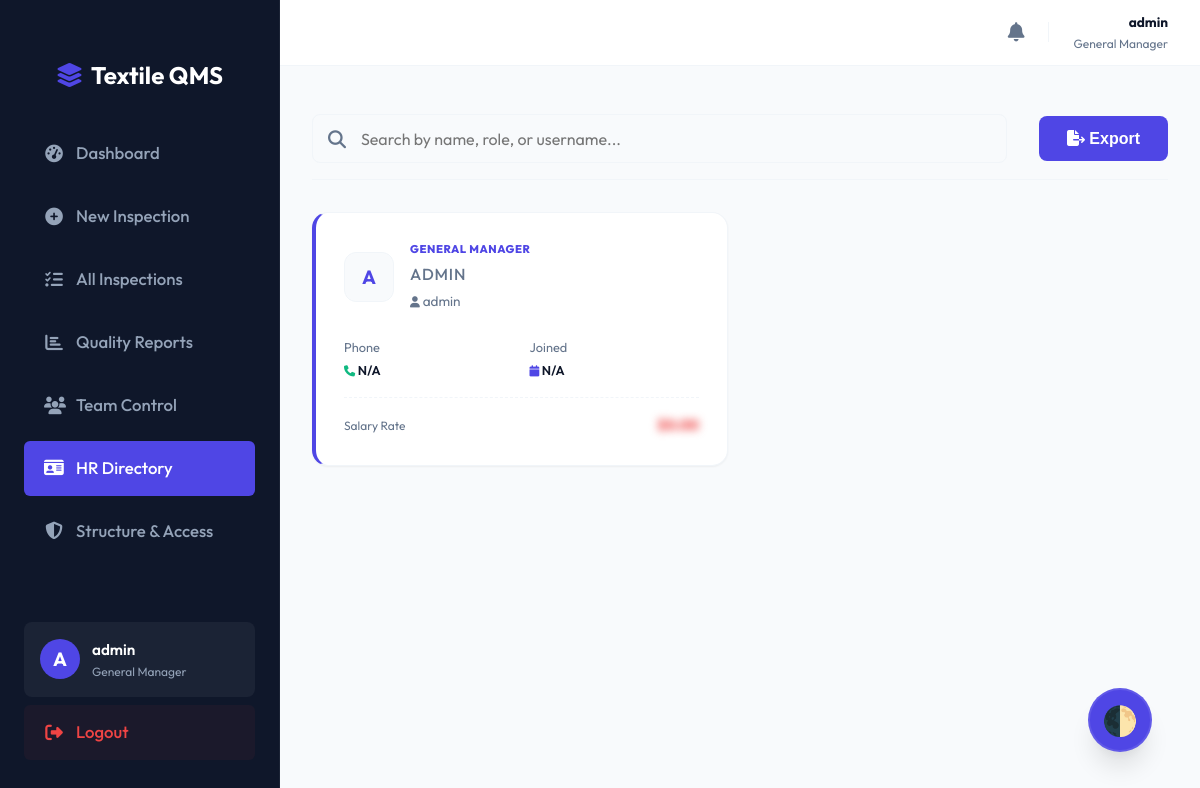
Screenshot of /personnel.php (signed in) with the database file from the repository.
### tables this page shows
CREATE TABLE IF NOT EXISTS users (
    id INT AUTO_INCREMENT PRIMARY KEY,
    username VARCHAR(50) NOT NULL UNIQUE,
    password VARCHAR(255) NOT NULL,
    role ENUM('admin', 'supervisor', 'Quality Manager', 'Quality Supervisor') DEFAULT 'admin',
    role_id INT,
    created_at TIMESTAMP DEFAULT CURRENT_TIMESTAMP,
    FOREIGN KEY (role_id) REFERENCES roles(id) ON DELETE SET NULL
);

CREATE TABLE IF NOT EXISTS roles (
    id INT AUTO_INCREMENT PRIMARY KEY,
    role_name VARCHAR(50) NOT NULL UNIQUE,
    level INT DEFAULT 0,
    description TEXT
);

### personnel.php (the view, shortened to what this page needs)
<?php
include 'db.php';
$sql = "SELECT u.id, u.username, r.role_name, p.full_name, p.phone, p.address, p.joining_date, p.salary
        FROM users u
        JOIN roles r ON u.role_id = r.id
        LEFT JOIN personnel_details p ON u.id = p.user_id
        ORDER BY r.level ASC, u.username ASC";
$result = $conn->query($sql);
$personnel = [];
while ($row = $result->fetch_assoc()) {
    $personnel[] = $row;
}
?>
<?php
include 'layout_header.php';
?>
<div class="search-container">
    <div style="display: flex; justify-content: space-between; align-items: center; gap: 2rem;">
        <div style="position: relative; flex: 1;">
            <i class="fa-solid fa-magnifying-glass" style="position: absolute; left: 1rem; top: 50%; transform: translateY(-50%); color: var(--text-light);"></i>
            <input type="text" id="hrSearch" placeholder="Search by name, role, or username..." style="padding-left: 3rem; margin: 0; width: 100%;">
        </div>
        <div class="flex gap-1">
            <button class="btn-secondary" onclick="exportDirectory()" style="width: auto;"><i class="fa-solid fa-file-export"></i> Export</button>
        </div>
    </div>
</div>
<div class="card-grid" id="personnelGrid" style="grid-template-columns: repeat(auto-fill, minmax(300px, 1fr)); gap: 1.5rem;">
    <?php foreach ($personnel as $p): ?>
    <div class="card hr-card" onclick='openHRModal(<?php echo json_encode($p); ?>)' data-search="<?php echo strtolower($p['username'] . ' ' . $p['full_name'] . ' ' . $p['role_name']); ?>">
        <div style="display: flex; gap: 1rem; align-items: center;">
            <div class="avatar-placeholder">
                <?php echo strtoupper(substr($p['username'], 0, 1)); ?>
            </div>
            <div style="flex: 1;">
                <div class="role-tag"><?php echo htmlspecialchars($p['role_name']); ?></div>
                <h3 style="margin: 0.2rem 0;"><?php echo htmlspecialchars($p['full_name'] ?: $p['username']); ?></h3>
                <p style="margin: 0; font-size: 0.85rem; color: var(--text-light);"><i class="fa-solid fa-user" style="font-size: 0.7rem;"></i> <?php echo htmlspecialchars($p['username']); ?></p>
            </div>
        </div>
        <div style="margin-top: 1.5rem; display: grid; grid-template-columns: 1fr 1fr; gap: 1rem; font-size: 0.8rem;">
            <div>
                <span style="color: var(--text-light); display: block; margin-bottom: 0.2rem;">Phone</span>
                <span style="font-weight: 600;"><i class="fa-solid fa-phone" style="font-size: 0.7rem; color: var(--secondary-color);"></i> <?php echo htmlspecialchars($p['phone'] ?: 'N/A'); ?></span>
            </div>
            <div>
                <span style="color: var(--text-light); display: block; margin-bottom: 0.2rem;">Joined</span>
                <span style="font-weight: 600;"><i class="fa-solid fa-calendar" style="font-size: 0.7rem; color: var(--primary-color);"></i> <?php echo $p['joining_date'] ? date('M Y', strtotime($p['joining_date'])) : 'N/A'; ?></span>
            </div>
        </div>
        <div style="margin-top: 1rem; padding-top: 1rem; border-top: 1px dashed var(--border-color); display: flex; justify-content: space-between; align-items: center;">
            <span style="font-size: 0.75rem; color: var(--text-light);">Salary Rate</span>
            <span class="confidential-mask" style="font-weight: 800; color: var(--danger-color); font-size: 0.9rem;">
                $<?php echo number_format($p['salary'] ?: 0, 2); ?>
            </span>
        </div>
    </div>
    <?php endforeach; ?>
</div>
<?php include 'layout_footer.php'; ?>

### style.css (style rules this page uses)
:root { --primary-color: #4f46e5; --primary-hover: #4338ca; --secondary-color: #10b981; --danger-color: #ef4444; --warning-color: #f59e0b; --text-color: #0f172a; --text-light: #64748b; --bg-color: #f8fafc; --card-bg: #ffffff; --sidebar-bg: #0f172a; --sidebar-text: #94a3b8; --border-color: #f1f5f9; --shadow-sm: 0 1px 2px 0 rgb(0 0 0 / 0.05); --shadow-md: 0 4px 6px -1px rgb(0 0 0 / 0.1), 0 2px 4px -2px rgb(0 0 0 / 0.1); --card-bg: #ffffff; --bg-color: #f8fafc; --text-color: #0f172a; --text-light: #64748b; --border-color: #f1f5f9; }
* { box-sizing: border-box; }
body { font-family: 'Outfit', sans-serif; background-color: var(--bg-color); margin: 0; padding: 0; color: var(--text-color); line-height: 1.6; font-size: 1.125rem; -webkit-font-smoothing: antialiased; transition: background-color 0.3s, color 0.3s; }
.card-grid { display: grid; grid-template-columns: repeat(auto-fit, minmax(240px, 1fr)); gap: 1.5rem; margin-bottom: 2rem; }
.card { background: var(--card-bg); border-radius: 1rem; padding: 1.75rem; box-shadow: var(--shadow-sm); border: 1px solid var(--border-color); transition: all 0.3s; }
.card h3 { font-size: 1rem; font-weight: 500; color: var(--text-light); margin: 0 0 0.5rem 0; text-transform: uppercase; letter-spacing: 0.05em; }
input, select, textarea { width: 100%; padding: 0.85rem; border: 1px solid var(--border-color); border-radius: 0.5rem; margin-bottom: 1.25rem; font-family: inherit; font-size: 1rem; background: var(--bg-color); color: var(--text-color); transition: all 0.2s; }
button { background-color: var(--primary-color); color: white; padding: 0.85rem 1.75rem; border: none; border-radius: 0.5rem; font-weight: 700; font-size: 1rem; cursor: pointer; transition: all 0.2s; }
.flex { display: flex; }
.gap-1 { gap: 0.5rem; }

### personnel.php (style rules this page uses)
.search-container { position: sticky; top: 0; z-index: 100; background: var(--bg-color); padding: 1rem 0; margin-bottom: 2rem; border-bottom: 1px solid var(--border-color); }
.hr-card { transition: transform 0.2s, box-shadow 0.2s; cursor: pointer; border-left: 4px solid var(--primary-color); position: relative; overflow: hidden; }
.hr-card .role-tag { font-size: 0.7rem; text-transform: uppercase; font-weight: 800; color: var(--primary-color); letter-spacing: 0.05em; }
.hr-card .avatar-placeholder { width: 50px; height: 50px; border-radius: 12px; background: var(--bg-color); display: flex; align-items: center; justify-content: center; font-size: 1.2rem; font-weight: 700; color: var(--primary-color); border: 1px solid var(--border-color); }
.confidential-mask { filter: blur(4px); transition: filter 0.3s; }

### rows the page displays
users: username "A", role.role_name "GENERAL MANAGER", username "ADMIN", username "admin", phone "N/A", salary "0.00"

### other values shown
substr($username, 0, 1) "A"
$username "admin"
$_SESSION['role_name'] "General Manager"
